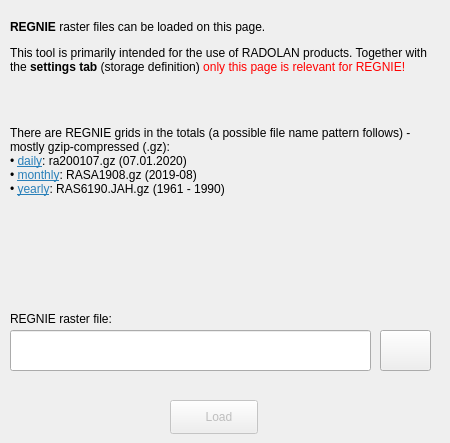
    <widget class="QWidget" name="tab_regnie">
     <attribute name="icon">
      <iconset>
       <normaloff>img/regnie.png</normaloff>img/regnie.png</iconset>
     </attribute>
     <attribute name="title">
      <string>REGNIE</string>
     </attribute>
     <attribute name="toolTip">
      <string>&lt;html&gt;&lt;head/&gt;&lt;body&gt;&lt;p&gt;load a REGNIE file&lt;/p&gt;&lt;/body&gt;&lt;/html&gt;</string>
     </attribute>
     <widget class="QPushButton" name="btn_load_regnie">
      <property name="enabled">
       <bool>false</bool>
      </property>
      <property name="geometry">
       <rect>
        <x>170</x>
        <y>400</y>
        <width>88</width>
        <height>34</height>
       </rect>
      </property>
      <property name="toolTip">
       <string>&lt;html&gt;&lt;head/&gt;&lt;body&gt;&lt;p&gt;Load REGNIE&lt;/p&gt;&lt;/body&gt;&lt;/html&gt;</string>
      </property>
      <property name="layoutDirection">
       <enum>Qt::LeftToRight</enum>
      </property>
      <property name="text">
       <string>   Load</string>
      </property>
      <property name="icon">
       <iconset>
        <normaloff>img/regnie.png</normaloff>img/regnie.png</iconset>
      </property>
      <property name="iconSize">
       <size>
        <width>16</width>
        <height>16</height>
       </size>
      </property>
     </widget>
     <widget class="QLineEdit" name="text_regnie">
      <property name="geometry">
       <rect>
        <x>10</x>
        <y>330</y>
        <width>361</width>
        <height>41</height>
       </rect>
      </property>
     </widget>
     <widget class="QPushButton" name="btn_select_regnie">
      <property name="geometry">
       <rect>
        <x>380</x>
        <y>330</y>
        <width>51</width>
        <height>41</height>
       </rect>
      </property>
      <property name="toolTip">
       <string>&lt;html&gt;&lt;head/&gt;&lt;body&gt;&lt;p&gt;select REGNIE file&lt;/p&gt;&lt;/body&gt;&lt;/html&gt;</string>
      </property>
      <property name="layoutDirection">
       <enum>Qt::LeftToRight</enum>
      </property>
      <property name="autoFillBackground">
       <bool>false</bool>
      </property>
      <property name="text">
       <string/>
      </property>
      <property name="iconSize">
       <size>
        <width>32</width>
        <height>32</height>
       </size>
      </property>
     </widget>
     <widget class="QLabel" name="label_regnie">
      <property name="geometry">
       <rect>
        <x>10</x>
        <y>20</y>
        <width>431</width>
        <height>251</height>
       </rect>
      </property>
      <property name="text">
       <string>&lt;html&gt;&lt;head/&gt;&lt;body&gt;&lt;p&gt;&lt;span style=&quot; font-weight:600;&quot;&gt;REGNIE&lt;/span&gt; raster files can be loaded on this page.&lt;/p&gt;&lt;p&gt;This tool is primarily intended for the use of RADOLAN products. Together with the &lt;span style=&quot; font-weight:600;&quot;&gt;settings tab&lt;/span&gt; (storage definition) &lt;span style=&quot; color:#ff0000;&quot;&gt;only this page is relevant for REGNIE!&lt;/span&gt;&lt;/p&gt;&lt;p&gt;&lt;br/&gt;&lt;/p&gt;&lt;p&gt;There are REGNIE grids in the totals (a possible file name pattern follows) - mostly gzip-compressed (.gz):&lt;span style=&quot; color:#000000;&quot;&gt;&lt;br/&gt;• &lt;/span&gt;&lt;a href=&quot;https://opendata.dwd.de/climate_environment/CDC/grids_germany/daily/regnie/&quot;&gt;&lt;span style=&quot; text-decoration: underline; color:#2980b9;&quot;&gt;daily&lt;/span&gt;&lt;/a&gt;&lt;span style=&quot; color:#000000;&quot;&gt;: ra200107.gz (07.01.2020)&lt;br/&gt;• &lt;/span&gt;&lt;a href=&quot;https://opendata.dwd.de/climate_environment/CDC/grids_germany/monthly/regnie/&quot;&gt;&lt;span style=&quot; text-decoration: underline; color:#2980b9;&quot;&gt;monthly&lt;/span&gt;&lt;/a&gt;&lt;span style=&quot; color:#000000;&quot;&gt;: RASA1908.gz (2019-08)&lt;br/&gt;• &lt;/span&gt;&lt;a href=&quot;https://opendata.dwd.de/climate_environment/CDC/grids_germany/multi_annual/regnie/&quot;&gt;&lt;span style=&quot; text-decoration: underline; color:#2980b9;&quot;&gt;yearly&lt;/span&gt;&lt;/a&gt;&lt;span style=&quot; color:#000000;&quot;&gt;: RAS6190.JAH.gz (1961 - 1990)&lt;/span&gt;&lt;/p&gt;&lt;/body&gt;&lt;/html&gt;</string>
      </property>
      <property name="alignment">
       <set>Qt::AlignLeading|Qt::AlignLeft|Qt::AlignTop</set>
      </property>
      <property name="wordWrap">
       <bool>true</bool>
      </property>
      <property name="openExternalLinks">
       <bool>true</bool>
      </property>
     </widget>
     <widget class="QLabel" name="label_18">
      <property name="geometry">
       <rect>
        <x>10</x>
        <y>310</y>
        <width>251</width>
        <height>18</height>
       </rect>
      </property>
      <property name="text">
       <string>REGNIE raster file:</string>
      </property>
     </widget>
    </widget>
